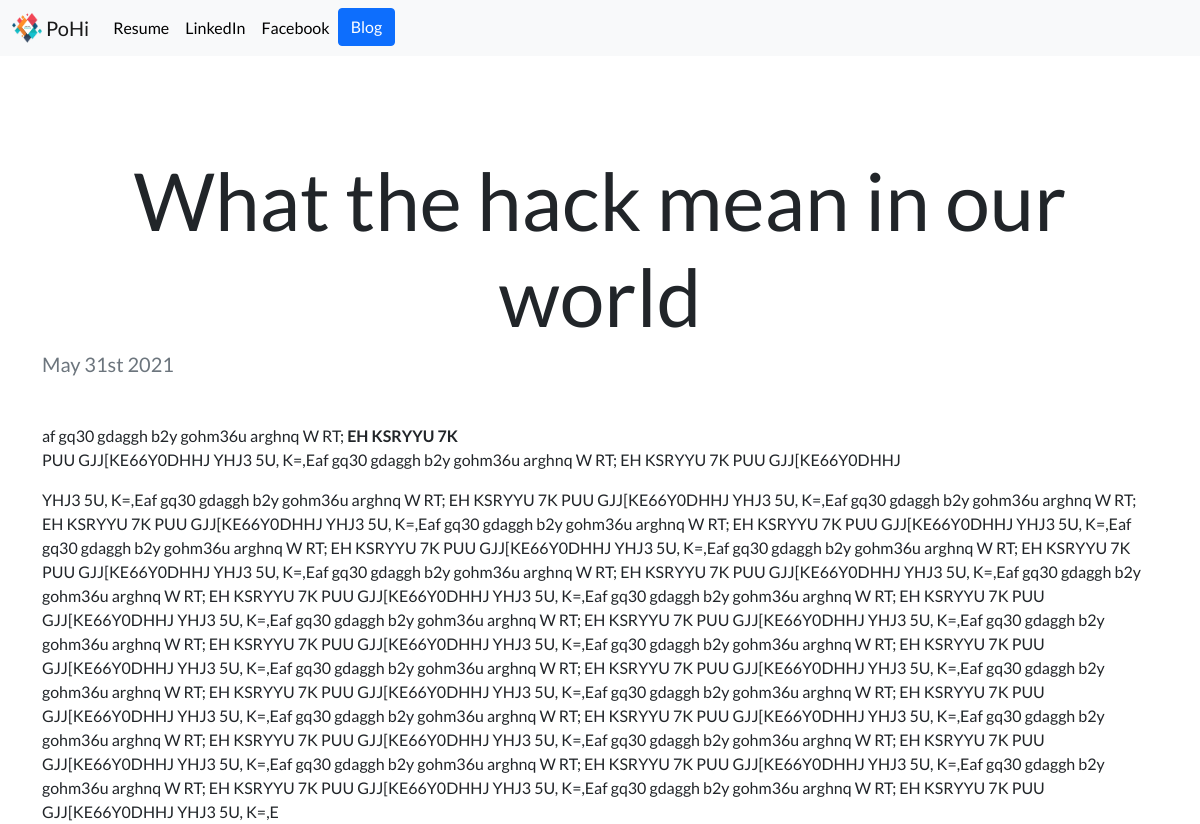
The app's page /blog/4/ with its own data.
### blog/models.py (models this page shows, shortened)
class Blog(models.Model):
	title = models.CharField(max_length=200)
	description = models.TextField()
	date = models.DateField()

### blog/views.py (the view)
# urls.py: path('<int:blog_id>/', views.detail, name = 'detail'),
def detail(request, blog_id):
	blog = get_object_or_404(Blog, pk = blog_id)
	return render(request, 'blog/detail.html',{'blog':blog})

### blog/templates/blog/detail.html
{% extends "portfolio/base.html" %}
{% load static %}
{% block content %}
<h1 class="text-center mt-5" id="blogdetailtitle">{{ blog.title }}</h1>
<h5 class="text-muted mb-5">{{ blog.date|date:'F jS Y ' }}</h5>
{{ blog.description|safe }}
{% endblock %}

### portfolio/templates/portfolio/custom.css (style rules this page uses)
body { font-family: 'Lato', sans-serif; }
@media (min-width: 992px) { #blogdetailtitle { font-size: 5rem; } }

### records on screen
Blog: title "What the hack mean in our world", date "May 31st 2021", description "af gq30 gdaggh b2y gohm36u arghnq W RT; EH KSRYYU 7K PUU GJJ[KE66Y0DHHJ YHJ3 5U, K=,Eaf gq30 gdaggh b2y gohm36u arghnq W RT; EH KSRYYU 7K PUU GJJ[KE66Y0DHHJ YHJ3 5U, K=,Eaf gq30 gdaggh b2y gohm36u arghnq W RT; EH KSRYYU 7K PUU GJJ[KE66Y0DHHJ YHJ3 5U, K=,Eaf gq30 gdaggh b2y gohm36u arghnq W RT; EH KSRYYU 7K PUU GJJ[KE66Y0DHHJ YHJ3 5U, K=,Eaf gq30 gdaggh b2y gohm36u arghnq W RT; EH KSRYYU 7K PUU GJJ[KE66Y0DHHJ YHJ3 5U, K=,Eaf gq30 gdaggh b2y gohm36u arghnq W RT; EH KSRYYU 7K PUU GJJ[KE66Y0DHHJ YHJ3 5U, K=,Eaf gq30 gdaggh b2y gohm36u arghnq W RT; EH KSRYYU 7K PUU GJJ[KE66Y0DHHJ YHJ3 5U, K=,Eaf gq30 gdaggh b2y gohm36u arghnq W RT; EH KSRYYU 7K PUU GJJ[KE66Y0DHHJ YHJ3 5U, K=,Eaf gq30 gdaggh b2y…"
